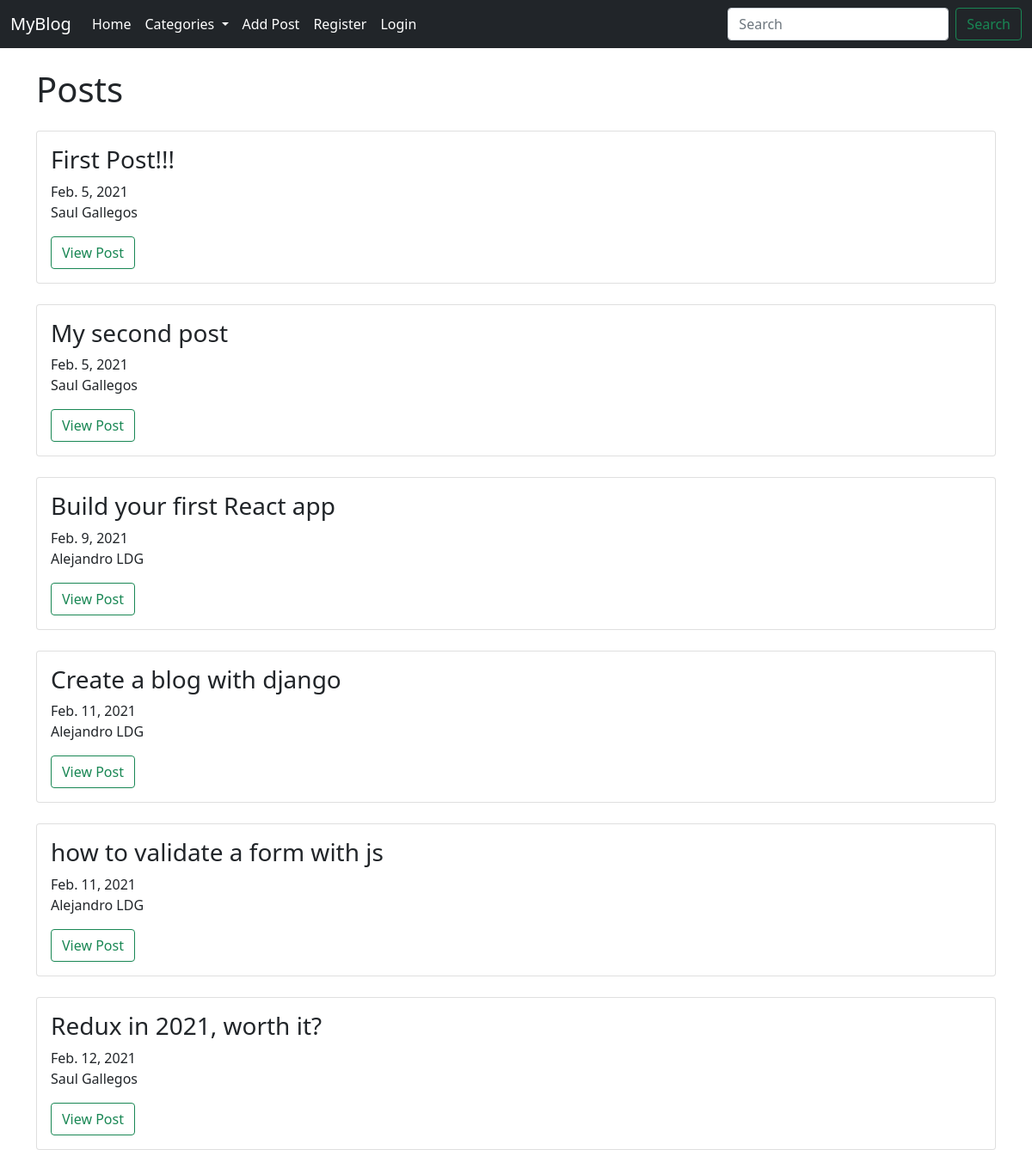
Before: / with the older database file.
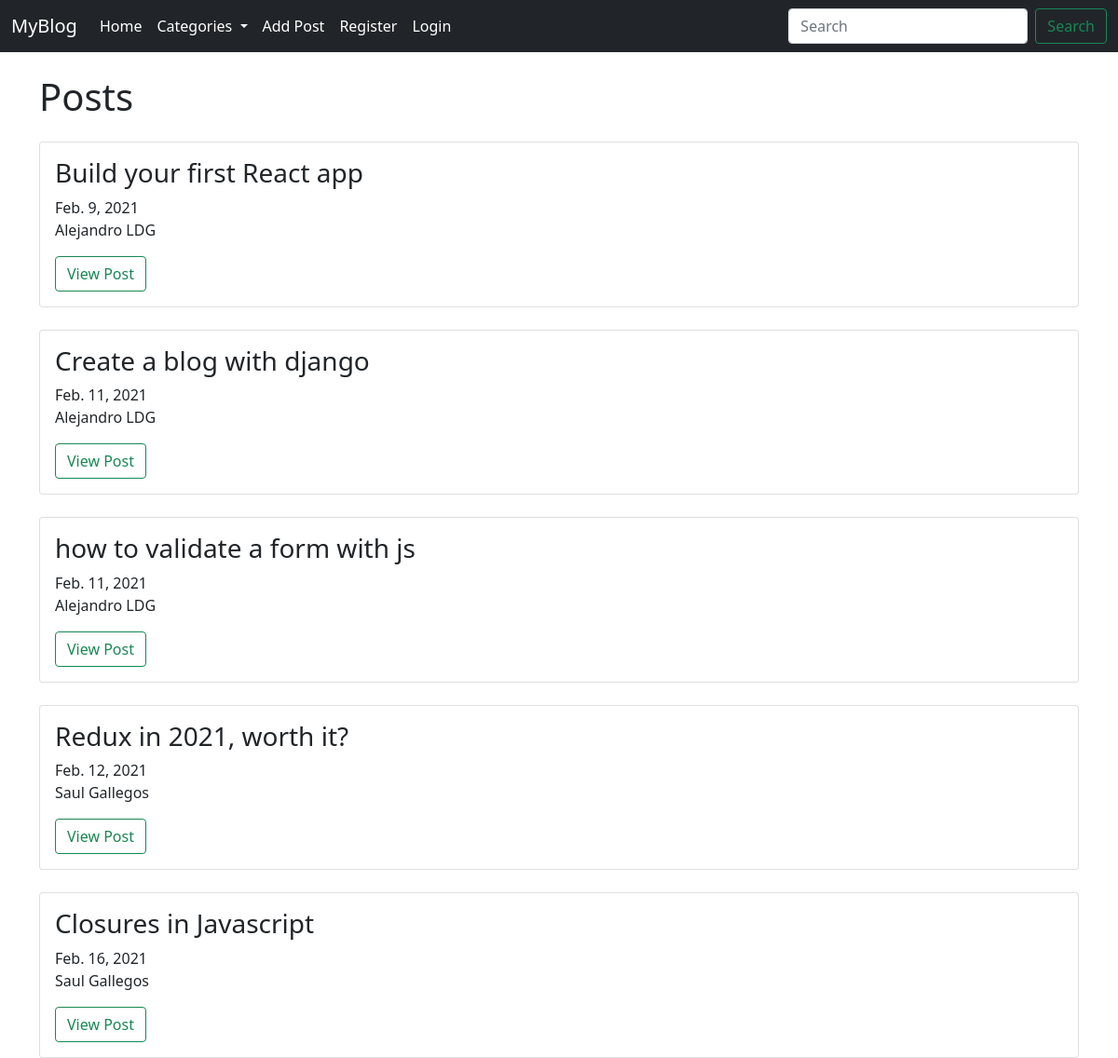
After: the same page with the newer database file.
### blog/models.py (models this page shows, shortened)
class Post(models.Model):
    title = models.CharField(max_length=250)
    body = models.TextField()
    author = models.ForeignKey(User, on_delete=models.CASCADE)
    date = models.DateField(auto_now_add=True)

### blog/views.py (the view)
# urls.py: path('', HomeView.as_view(), name='home'),
class HomeView(ListView):
     model = Post
     template_name = 'home.html'

### blog/templates/home.html
{% extends 'base.html' %}
{% block content %}
<h1>Posts</h1>
     {% for post in object_list %}
          <div class="card mt-4">
               <div class="card-body">
                    <h3>{{post.title}}</h3>
                    {{post.date}}
                    <p>{{post.author.first_name}} {{post.author.last_name}}</p>
                    <a class="btn btn-outline-success" href="{% url 'post_detail' post.pk %}">View Post</a>
               </div>
          </div>
     {% endfor %}
{% endblock %}

### blog/templates/base.html (shortened to what this page needs)
<!doctype html>
<html lang="en">
  <head>
    <link href="https://cdn.jsdelivr.net/npm/bootstrap@5.0.0-beta1/dist/css/bootstrap.min.css" rel="stylesheet">
  </head>
  <body>
    <nav class="navbar navbar-expand-lg navbar-dark bg-dark">
      <div class="container-fluid">
        <a class="navbar-brand" href="{% url 'home' %}">MyBlog</a>
        <div class="collapse navbar-collapse" id="navbarSupportedContent">
          <ul class="navbar-nav me-auto mb-2 mb-lg-0">
            <li class="nav-item">
              <a class="nav-link active" aria-current="page" href="{% url 'home' %}">Home</a>
            </li>
            <li class="nav-item dropdown">
              <a class="nav-link active dropdown-toggle" href="#" id="navbarDropdown" role="button" data-bs-toggle="dropdown" aria-expanded="false">
                Categories
              </a>
            </li>
            <li class="nav-item">
              <a class="nav-link active" aria-current="page" href="{% url 'add_post' %}">Add Post</a>
            </li>
            <li class="nav-item">
              <a class="nav-link active" aria-current="page" href="{% url 'register' %}">Register</a>
            </li>
            <li class="nav-item">
              <a class="nav-link active" aria-current="page" href="{% url 'login' %}">Login</a>
            </li>
          </ul>
          <form class="d-flex">
            <input class="form-control me-2" type="search" placeholder="Search" aria-label="Search">
            <button class="btn btn-outline-success" type="submit">Search</button>
          </form>
        </div>
      </div>
    </nav>
    <div class="container mt-4">
      {% block content %}
      {% endblock %}
    </div>
  </body>
</html>

Changed rows visible on the page:
removed Post: title "First Post!!!", date "Feb. 5, 2021", author.first_name "Saul", author.last_name "Gallegos"
removed Post: title "My second post", date "Feb. 5, 2021", author.first_name "Saul", author.last_name "Gallegos"
added Post: title "Closures in Javascript", date "Feb. 16, 2021", author.first_name "Saul", author.last_name "Gallegos"
